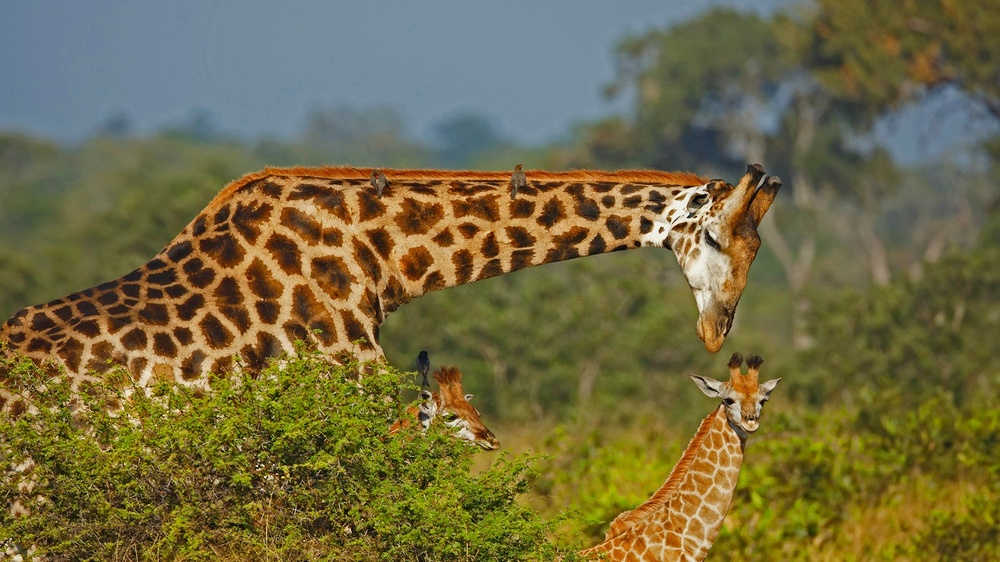
%> input picture ETS/3.jpg, 1000 x 562 px, shrunk from 1920 x 1080 before the run
$ octave ETS.m   (GNU Octave 9; MATLAB toolbox functions it lacks are replaced by stand-ins)
%> lines starting %> are read from the running program, lines starting %| are printed output that depends on the picture; in (x1, y1, x2, y2) boxes, pixels count from 0 and x2, y2 are one past the last pixel; in counts of white or black regions, pixels touching at a corner belong together; the program's own positions count from 1
A = imread('3.JPG');
%> A is the input picture: size 562x1000x3 uint8; mean R, G, B 114.8, 106.4, 66.3
brig = A + 70;
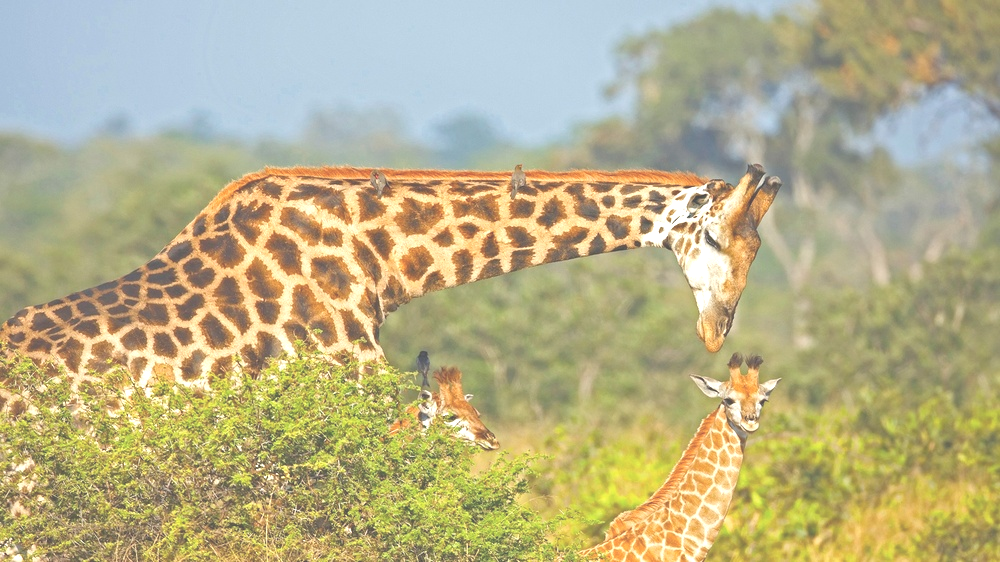
%> brig: size 562x1000x3 uint8; mean R, G, B 183.4, 176.2, 136.2

    Biner = im2bw(A, 0.8);
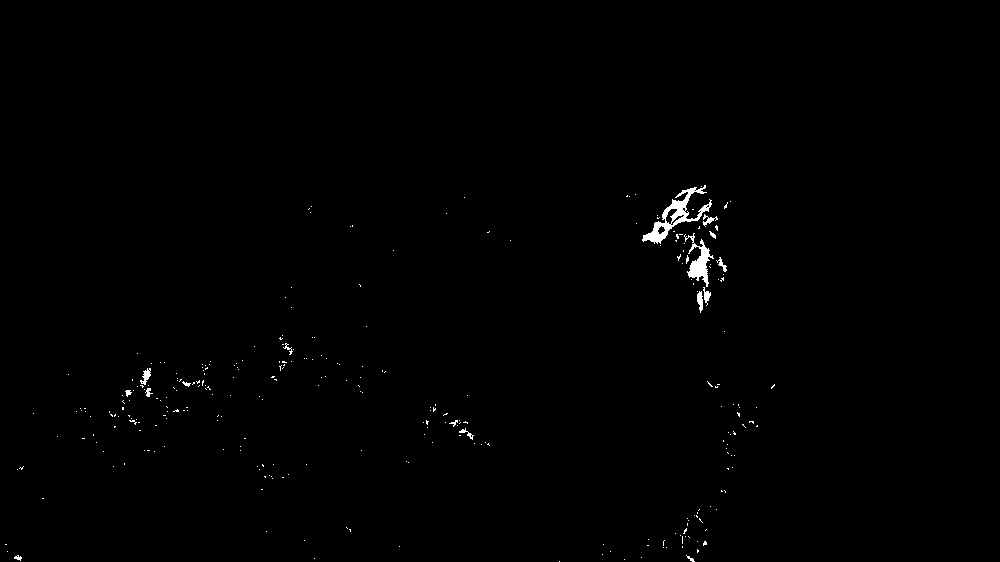
%> Biner: size 562x1000 logical; 0.51% white; 294 white regions (278 under 20 px), largest, box (x1, y1, x2, y2) and area: (642, 185, 712, 244) 989, (684, 233, 714, 287) 564, (140, 368, 151, 385) 90
    Abrig = rgb2gray(brig);
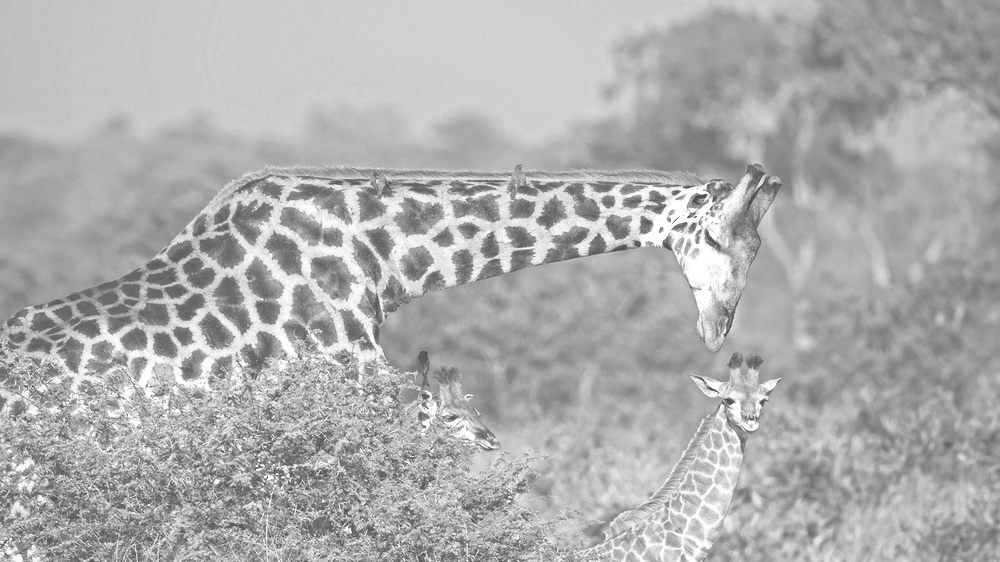
%> Abrig: size 562x1000 uint8; min 71, max 255, mean 173.8
%> (the run ends here)
